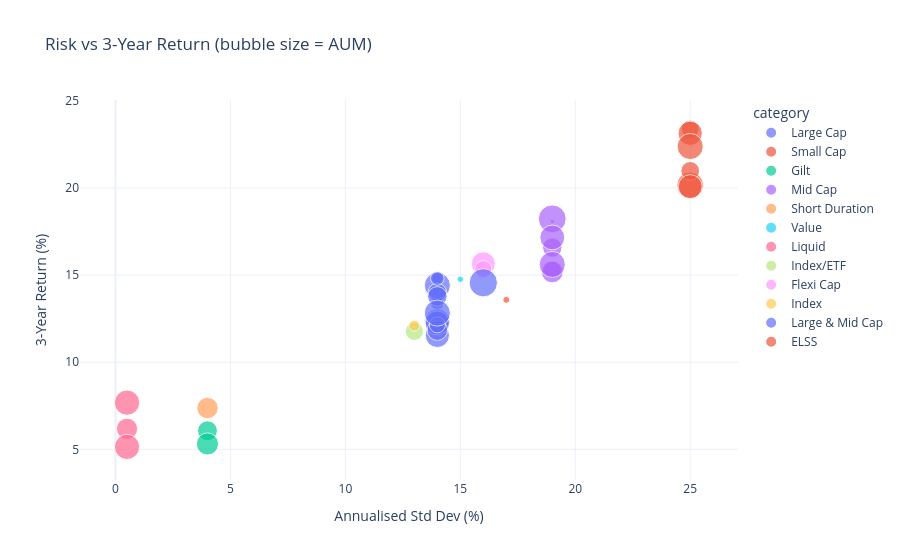

Notebook code cell kept with this figure:
### Markdown cell above
---
## 9 — Scheme Performance: Risk-Return Deep Dive

### Code cell
# 9a. Risk vs Return scatter (Plotly — interactive)
fig_perf = px.scatter(
    performance,
    x="std_dev_ann_pct", y="return_3yr_pct",
    color="category", size="aum_crore",
    hover_data=["scheme_name", "fund_house", "sharpe_ratio",
                "expense_ratio_pct", "morningstar_rating"],
    title="Risk vs 3-Year Return (bubble size = AUM)",
    labels={"std_dev_ann_pct": "Annualised Std Dev (%)",
            "return_3yr_pct": "3-Year Return (%)"},
    template="plotly_white"
)
fig_perf.show()

### Figure 1 — Plotly figure (JSON) as saved in the notebook; plotly's stock layout.template omitted (floating-point values rounded to 4 significant figures)
{"data": [{"customdata": [["SBI Bluechip Fund - Regular Plan - Growth", "SBI Mutual Fund", 0.88, 1.54, 4], ["SBI Bluechip Fund - Direct Plan - Growth", "SBI Mutual Fund", 0.81, 0.66, 3], ["HDFC Top 100 Fund - Regular Plan - Growth", "HDFC Mutual Fund", 1.06, 1.55, 5], ["HDFC Top 100 Fund - Direct Plan - Growth", "HDFC Mutual Fund", 0.96, 0.92, 4], ["ICICI Pru Bluechip Fund - Regular - Growth", "ICICI Prudential MF", 0.82, 1.42, 4], ["ICICI Pru Bluechip Fund - Direct - Growth", "ICICI Prudential MF", 1.03, 0.8, 3], ["Nippon India Large Cap Fund - Regular - Growth", "Nippon India MF", 1.0, 1.51, 4], ["Nippon India Large Cap Fund - Direct - Growth", "Nippon India MF", 0.88, 0.72, 3], ["Kotak Bluechip Fund - Regular - Growth", "Kotak Mahindra MF", 0.87, 1.59, 3], ["Axis Bluechip Fund - Regular - Growth", "Axis Mutual Fund", 0.85, 1.64, 4], ["Axis Bluechip Fund - Direct - Growth", "Axis Mutual Fund", 0.87, 0.75, 4], ["ABSL Frontline Equity Fund - Regular - Growth", "Aditya Birla Sun Life MF", 0.98, 1.6, 5], ["Mirae Asset Large Cap Fund - Regular - Growth", "Mirae Asset MF", 1.06, 1.46, 5], ["DSP Top 100 Equity Fund - Regular - Growth", "DSP Mutual Fund", 0.92, 1.54, 5]], "hovertemplate": "category=Large Cap<br>Annualised Std Dev (%)=%{x}<br>3-Year Return (%)=%{y}<br>aum_crore=%{marker.size}<br>scheme_name=%{customdata[0]}<br>fund_house=%{customdata[1]}<br>sharpe_ratio=%{customdata[2]}<br>expense_ratio_pct=%{customdata[3]}<br>morningstar_rating=%{customdata[4]}<extra></extra>", "legendgroup": "Large Cap", "marker": {"color": "#636efa", "size": [14288, 1231, 6434, 10611, 36022, 41553, 20909, 39475, 35585, 25803, 15866, 23500, 11361, 41828], "sizemode": "area", "sizeref": 122.6, "symbol": "circle"}, "mode": "markers", "name": "Large Cap", "orientation": "v", "showlegend": true, "type": "scatter", "x": [14.0, 14.0, 14.0, 14.0, 14.0, 14.0, 14.0, 14.0, 14.0, 14.0, 14.0, 14.0, 14.0, 14.0], "xaxis": "x", "y": [12.36, 11.3, 14.84, 13.38, 11.54, 14.41, 14.0, 12.33, 12.25, 11.84, 12.14, 13.78, 14.81, 12.82], "yaxis": "y"}, {"customdata": [["SBI Small Cap Fund - Regular Plan - Growth", "SBI Mutual Fund", 0.94, 1.43, 5], ["SBI Small Cap Fund - Direct Plan - Growth", "SBI Mutual Fund", 0.93, 0.72, 4], ["Nippon India Small Cap Fund - Regular - Growth", "Nippon India MF", 0.81, 1.53, 4], ["Axis Small Cap Fund - Regular - Growth", "Axis Mutual Fund", 0.84, 1.38, 4], ["ABSL Small Cap Fund - Regular - Growth", "Aditya Birla Sun Life MF", 0.9, 1.53, 5], ["DSP Small Cap Fund - Regular - Growth", "DSP Mutual Fund", 0.8, 1.52, 4]], "hovertemplate": "category=Small Cap<br>Annualised Std Dev (%)=%{x}<br>3-Year Return (%)=%{y}<br>aum_crore=%{marker.size}<br>scheme_name=%{customdata[0]}<br>fund_house=%{customdata[1]}<br>sharpe_ratio=%{customdata[2]}<br>expense_ratio_pct=%{customdata[3]}<br>morningstar_rating=%{customdata[4]}<extra></extra>", "legendgroup": "Small Cap", "marker": {"color": "#EF553B", "size": [19259, 36061, 43630, 21545, 41613, 35124], "sizemode": "area", "sizeref": 122.6, "symbol": "circle"}, "mode": "markers", "name": "Small Cap", "orientation": "v", "showlegend": true, "type": "scatter", "x": [25.0, 25.0, 25.0, 25.0, 25.0, 25.0], "xaxis": "x", "y": [23.39, 23.14, 20.15, 20.98, 22.38, 20.08], "yaxis": "y"}, {"customdata": [["SBI Magnum Gilt Fund - Regular Plan - Growth", "SBI Mutual Fund", 1.52, 0.77, 5], ["Nippon India Gilt Securities Fund - Regular - Growth", "Nippon India MF", 1.33, 0.55, 4]], "hovertemplate": "category=Gilt<br>Annualised Std Dev (%)=%{x}<br>3-Year Return (%)=%{y}<br>aum_crore=%{marker.size}<br>scheme_name=%{customdata[0]}<br>fund_house=%{customdata[1]}<br>sharpe_ratio=%{customdata[2]}<br>expense_ratio_pct=%{customdata[3]}<br>morningstar_rating=%{customdata[4]}<extra></extra>", "legendgroup": "Gilt", "marker": {"color": "#00cc96", "size": [24101, 30030], "sizemode": "area", "sizeref": 122.6, "symbol": "circle"}, "mode": "markers", "name": "Gilt", "orientation": "v", "showlegend": true, "type": "scatter", "x": [4.0, 4.0], "xaxis": "x", "y": [6.07, 5.31], "yaxis": "y"}, {"customdata": [["HDFC Mid-Cap Opportunities Fund - Regular - Growth", "HDFC Mutual Fund", 0.87, 1.38, 5], ["HDFC Mid-Cap Opportunities Fund - Direct - Growth", "HDFC Mutual Fund", 0.8, 0.78, 4], ["ICICI Pru Midcap Fund - Regular - Growth", "ICICI Prudential MF", 0.95, 1.36, 3], ["Kotak Emerging Equity Fund - Regular - Growth", "Kotak Mahindra MF", 0.96, 1.56, 4], ["Axis Midcap Fund - Regular - Growth", "Axis Mutual Fund", 0.8, 1.38, 5], ["UTI Mid Cap Fund - Regular - Growth", "UTI Mutual Fund", 0.82, 1.51, 5], ["DSP Midcap Fund - Regular - Growth", "DSP Mutual Fund", 0.9, 1.61, 4]], "hovertemplate": "category=Mid Cap<br>Annualised Std Dev (%)=%{x}<br>3-Year Return (%)=%{y}<br>aum_crore=%{marker.size}<br>scheme_name=%{customdata[0]}<br>fund_house=%{customdata[1]}<br>sharpe_ratio=%{customdata[2]}<br>expense_ratio_pct=%{customdata[3]}<br>morningstar_rating=%{customdata[4]}<extra></extra>", "legendgroup": "Mid Cap", "marker": {"color": "#ab63fa", "size": [23185, 18792, 979, 47469, 28996, 41728, 37835], "sizemode": "area", "sizeref": 122.6, "symbol": "circle"}, "mode": "markers", "name": "Mid Cap", "orientation": "v", "showlegend": true, "type": "scatter", "x": [19.0, 19.0, 19.0, 19.0, 19.0, 19.0, 19.0], "xaxis": "x", "y": [16.58, 15.29, 18.08, 18.23, 15.18, 15.61, 17.16], "yaxis": "y"}, {"customdata": [["HDFC Short Term Debt Fund - Regular - Growth", "HDFC Mutual Fund", 1.84, 0.56, 3]], "hovertemplate": "category=Short Duration<br>Annualised Std Dev (%)=%{x}<br>3-Year Return (%)=%{y}<br>aum_crore=%{marker.size}<br>scheme_name=%{customdata[0]}<br>fund_house=%{customdata[1]}<br>sharpe_ratio=%{customdata[2]}<br>expense_ratio_pct=%{customdata[3]}<br>morningstar_rating=%{customdata[4]}<extra></extra>", "legendgroup": "Short Duration", "marker": {"color": "#FFA15A", "size": [27953], "sizemode": "area", "sizeref": 122.6, "symbol": "circle"}, "mode": "markers", "name": "Short Duration", "orientation": "v", "showlegend": true, "type": "scatter", "x": [4.0], "xaxis": "x", "y": [7.37], "yaxis": "y"}, {"customdata": [["ICICI Pru Value Discovery Fund - Regular - Growth", "ICICI Prudential MF", 0.98, 1.41, 4]], "hovertemplate": "category=Value<br>Annualised Std Dev (%)=%{x}<br>3-Year Return (%)=%{y}<br>aum_crore=%{marker.size}<br>scheme_name=%{customdata[0]}<br>fund_house=%{customdata[1]}<br>sharpe_ratio=%{customdata[2]}<br>expense_ratio_pct=%{customdata[3]}<br>morningstar_rating=%{customdata[4]}<extra></extra>", "legendgroup": "Value", "marker": {"color": "#19d3f3", "size": [2571], "sizemode": "area", "sizeref": 122.6, "symbol": "circle"}, "mode": "markers", "name": "Value", "orientation": "v", "showlegend": true, "type": "scatter", "x": [15.0], "xaxis": "x", "y": [14.76], "yaxis": "y"}, {"customdata": [["ICICI Pru Liquid Fund - Regular - Growth", "ICICI Prudential MF", 7.68, 0.74, 5], ["Kotak Liquid Fund - Regular - Growth", "Kotak Mahindra MF", 6.18, 0.6, 3], ["ABSL Liquid Fund - Regular - Growth", "Aditya Birla Sun Life MF", 5.14, 0.79, 5]], "hovertemplate": "category=Liquid<br>Annualised Std Dev (%)=%{x}<br>3-Year Return (%)=%{y}<br>aum_crore=%{marker.size}<br>scheme_name=%{customdata[0]}<br>fund_house=%{customdata[1]}<br>sharpe_ratio=%{customdata[2]}<br>expense_ratio_pct=%{customdata[3]}<br>morningstar_rating=%{customdata[4]}<extra></extra>", "legendgroup": "Liquid", "marker": {"color": "#FF6692", "size": [39116, 27623, 38995], "sizemode": "area", "sizeref": 122.6, "symbol": "circle"}, "mode": "markers", "name": "Liquid", "orientation": "v", "showlegend": true, "type": "scatter", "x": [0.5, 0.5, 0.5], "xaxis": "x", "y": [7.68, 6.18, 5.14], "yaxis": "y"}, {"customdata": [["Nippon India ETF Nifty 50 BeES", "Nippon India MF", 0.91, 0.89, 5]], "hovertemplate": "category=Index/ETF<br>Annualised Std Dev (%)=%{x}<br>3-Year Return (%)=%{y}<br>aum_crore=%{marker.size}<br>scheme_name=%{customdata[0]}<br>fund_house=%{customdata[1]}<br>sharpe_ratio=%{customdata[2]}<br>expense_ratio_pct=%{customdata[3]}<br>morningstar_rating=%{customdata[4]}<extra></extra>", "legendgroup": "Index/ETF", "marker": {"color": "#B6E880", "size": [20284], "sizemode": "area", "sizeref": 122.6, "symbol": "circle"}, "mode": "markers", "name": "Index/ETF", "orientation": "v", "showlegend": true, "type": "scatter", "x": [13.0], "xaxis": "x", "y": [11.77], "yaxis": "y"}, {"customdata": [["Kotak Flexicap Fund - Regular - Growth", "Kotak Mahindra MF", 0.98, 1.45, 5], ["UTI Flexi Cap Fund - Regular - Growth", "UTI Mutual Fund", 0.96, 1.64, 5]], "hovertemplate": "category=Flexi Cap<br>Annualised Std Dev (%)=%{x}<br>3-Year Return (%)=%{y}<br>aum_crore=%{marker.size}<br>scheme_name=%{customdata[0]}<br>fund_house=%{customdata[1]}<br>sharpe_ratio=%{customdata[2]}<br>expense_ratio_pct=%{customdata[3]}<br>morningstar_rating=%{customdata[4]}<extra></extra>", "legendgroup": "Flexi Cap", "marker": {"color": "#FF97FF", "size": [35012, 17912], "sizemode": "area", "sizeref": 122.6, "symbol": "circle"}, "mode": "markers", "name": "Flexi Cap", "orientation": "v", "showlegend": true, "type": "scatter", "x": [16.0, 16.0], "xaxis": "x", "y": [15.65, 15.34], "yaxis": "y"}, {"customdata": [["UTI Nifty 50 Index Fund - Regular - Growth", "UTI Mutual Fund", 0.93, 1.57, 4]], "hovertemplate": "category=Index<br>Annualised Std Dev (%)=%{x}<br>3-Year Return (%)=%{y}<br>aum_crore=%{marker.size}<br>scheme_name=%{customdata[0]}<br>fund_house=%{customdata[1]}<br>sharpe_ratio=%{customdata[2]}<br>expense_ratio_pct=%{customdata[3]}<br>morningstar_rating=%{customdata[4]}<extra></extra>", "legendgroup": "Index", "marker": {"color": "#FECB52", "size": [7350], "sizemode": "area", "sizeref": 122.6, "symbol": "circle"}, "mode": "markers", "name": "Index", "orientation": "v", "showlegend": true, "type": "scatter", "x": [13.0], "xaxis": "x", "y": [12.1], "yaxis": "y"}, {"customdata": [["Mirae Asset Emerging Bluechip Fund - Regular - Growth", "Mirae Asset MF", 0.91, 1.52, 5]], "hovertemplate": "category=Large & Mid Cap<br>Annualised Std Dev (%)=%{x}<br>3-Year Return (%)=%{y}<br>aum_crore=%{marker.size}<br>scheme_name=%{customdata[0]}<br>fund_house=%{customdata[1]}<br>sharpe_ratio=%{customdata[2]}<br>expense_ratio_pct=%{customdata[3]}<br>morningstar_rating=%{customdata[4]}<extra></extra>", "legendgroup": "Large & Mid Cap", "marker": {"color": "#636efa", "size": [49046], "sizemode": "area", "sizeref": 122.6, "symbol": "circle"}, "mode": "markers", "name": "Large & Mid Cap", "orientation": "v", "showlegend": true, "type": "scatter", "x": [16.0], "xaxis": "x", "y": [14.56], "yaxis": "y"}, {"customdata": [["Mirae Asset Tax Saver Fund - Regular - Growth", "Mirae Asset MF", 0.8, 1.6, 5]], "hovertemplate": "category=ELSS<br>Annualised Std Dev (%)=%{x}<br>3-Year Return (%)=%{y}<br>aum_crore=%{marker.size}<br>scheme_name=%{customdata[0]}<br>fund_house=%{customdata[1]}<br>sharpe_ratio=%{customdata[2]}<br>expense_ratio_pct=%{customdata[3]}<br>morningstar_rating=%{customdata[4]}<extra></extra>", "legendgroup": "ELSS", "marker": {"color": "#EF553B", "size": [2989], "sizemode": "area", "sizeref": 122.6, "symbol": "circle"}, "mode": "markers", "name": "ELSS", "orientation": "v", "showlegend": true, "type": "scatter", "x": [17.0], "xaxis": "x", "y": [13.58], "yaxis": "y"}], "layout": {"legend": {"itemsizing": "constant", "title": {"text": "category"}, "tracegroupgap": 0}, "title": {"text": "Risk vs 3-Year Return (bubble size = AUM)"}, "xaxis": {"anchor": "y", "domain": [0.0, 1.0], "title": {"text": "Annualised Std Dev (%)"}}, "yaxis": {"anchor": "x", "domain": [0.0, 1.0], "title": {"text": "3-Year Return (%)"}}}}
